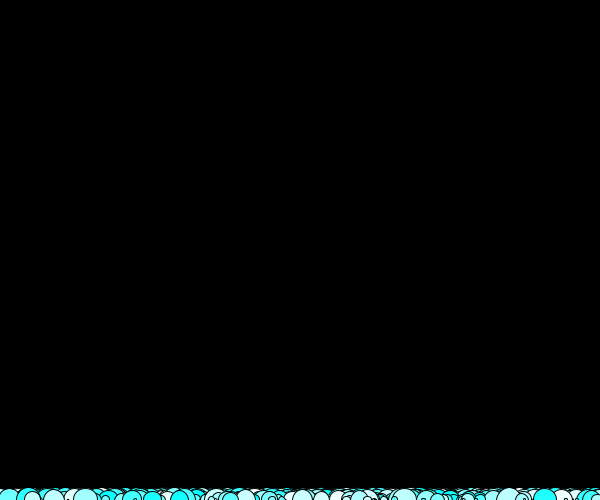
Frame 1 (no input)
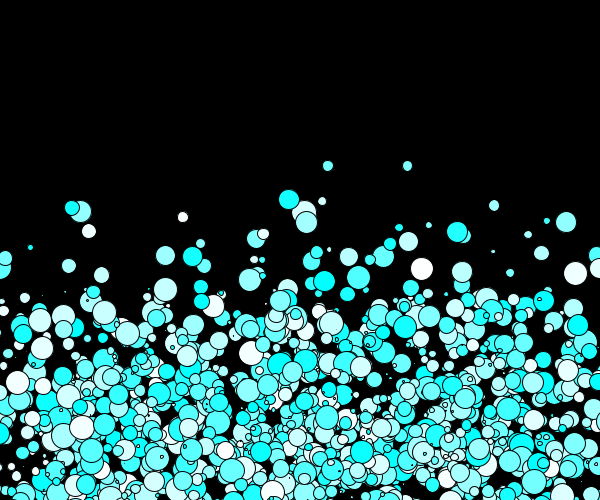
Frame 60 (the mouse pressed at the canvas centre just before this capture)
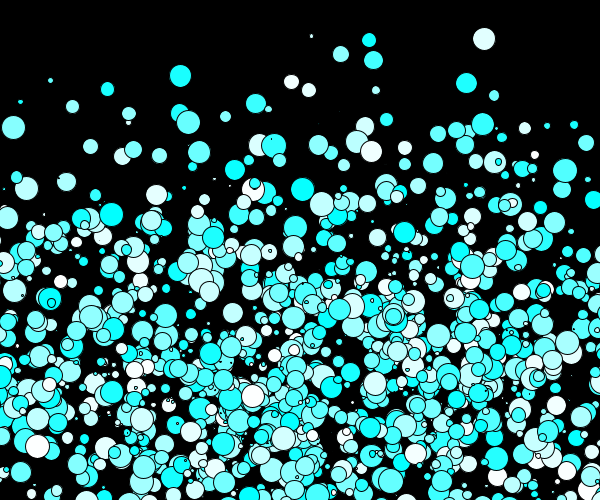
Frame 120 (the mouse held since frame 60 and released just before this capture)

The Processing sketch that drew these frames (run headless with seeded random() and noise(); from frame 60 on, the mouse is pressed at the canvas centre):

// Processing sketch: arrey_used_Ist_program
// ── arrey_used_Ist_program.pde
Ball []ball = new Ball[2000];
void setup()
{
  size(600, 500);
  for (int i=0; i<2000; i++)
  {
    ball[i] = new Ball(random(25));
  }
}
void draw()
{
  background(0);
  for (int i=0; i<2000; i++)
  {
    ball[i].display();
    ball[i].ascend();
    ball[i].top();

  }
}
class Ball
{
  float  x, y, diameter ;
  Ball(float temp)
  {
    x = random(width);
    y = height;
    diameter=temp;
  }
  void display()
  {
    fill(random(255), 255, 255);
    stroke(0);
    ellipse(x, y, diameter, diameter);
  }
  void ascend()
  {
    y--;
    y += random(-20, 20);
    x += random(-20, 20);
  }
  void top()
  {
    if (y<0)
      y =random(500);
  }
}
